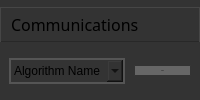
         <widget class="QWidget" name="commsWindow" native="true">
          <property name="maximumSize">
           <size>
            <width>999999</width>
            <height>500</height>
           </size>
          </property>
          <property name="styleSheet">
           <string notr="true">QWidget {
	background: rgb(51, 51, 51);
	border-style:solid;
	border-width: 1px;
	border-color: rgb(51, 51, 51);
	padding: 9px;
border-image: none;
}

</string>
          </property>
          <layout class="QVBoxLayout" name="commsWindowLayout">
           <property name="spacing">
            <number>0</number>
           </property>
           <property name="leftMargin">
            <number>0</number>
           </property>
           <property name="topMargin">
            <number>0</number>
           </property>
           <property name="rightMargin">
            <number>0</number>
           </property>
           <property name="bottomMargin">
            <number>0</number>
           </property>
           <item>
            <widget class="QWidget" name="commsTitleBar" native="true">
             <property name="minimumSize">
              <size>
               <width>0</width>
               <height>35</height>
              </size>
             </property>
             <property name="maximumSize">
              <size>
               <width>16777215</width>
               <height>35</height>
              </size>
             </property>
             <property name="styleSheet">
              <string notr="true">QWidget {
	border-color: rgb(85, 85, 85);
	padding: 2px;
	background: url(:/Resources/SubTitleBar.png);
border-color: rgb(70,70,70);
border-bottom-color:rgb(40,40,40);
}</string>
             </property>
             <layout class="QHBoxLayout" name="commsTItleBarLayout">
              <property name="spacing">
               <number>9</number>
              </property>
              <property name="leftMargin">
               <number>9</number>
              </property>
              <property name="topMargin">
               <number>4</number>
              </property>
              <property name="rightMargin">
               <number>4</number>
              </property>
              <property name="bottomMargin">
               <number>4</number>
              </property>
              <item>
               <widget class="QLabel" name="commsTitleLabel">
                <property name="font">
                 <font>
                  <family>AvenirLTStd</family>
                  <pointsize>-1</pointsize>
                 </font>
                </property>
                <property name="styleSheet">
                 <string notr="true">background: none;
border:none;</string>
                </property>
                <property name="frameShape">
                 <enum>QFrame::StyledPanel</enum>
                </property>
                <property name="text">
                 <string>&lt;html&gt;&lt;head/&gt;&lt;body&gt;&lt;p&gt;&lt;span style=&quot; font-size:12pt;&quot;&gt;Communications&lt;/span&gt;&lt;/p&gt;&lt;/body&gt;&lt;/html&gt;</string>
                </property>
               </widget>
              </item>
             </layout>
            </widget>
           </item>
           <item>
            <layout class="QGridLayout" name="commsContentLayout">
             <property name="leftMargin">
              <number>9</number>
             </property>
             <property name="topMargin">
              <number>9</number>
             </property>
             <property name="rightMargin">
              <number>9</number>
             </property>
             <property name="bottomMargin">
              <number>9</number>
             </property>
             <property name="spacing">
              <number>9</number>
             </property>
             <item row="0" column="0">
              <widget class="QComboBox" name="algorithmSelector">
               <property name="styleSheet">
                <string notr="true">border: 2px solid rgb(85, 85, 85);
border-radius: 0px;
padding: 3px;</string>
               </property>
               <property name="currentText">
                <string notr="true">Algorithm Name</string>
               </property>
               <item>
                <property name="text">
                 <string>Algorithm Name</string>
                </property>
               </item>
              </widget>
             </item>
             <item row="0" column="1">
              <widget class="QPushButton" name="commsSendButton">
               <property name="maximumSize">
                <size>
                 <width>200</width>
                 <height>16777215</height>
                </size>
               </property>
               <property name="font">
                <font>
                 <family>AvenirLTStd</family>
                 <pointsize>-1</pointsize>
                </font>
               </property>
               <property name="styleSheet">
                <string notr="true">QPushButton{
	background-color: rgb(102, 102, 102);
	border-radius: 1px;
	padding: 3px;
}

QPushButton:hover:!pressed {
    background-color: qlineargradient(x1: 0, y1: 0, x2: 0, y2: 1,
                                      stop: 0 rgb(90, 90, 90), stop: 1 rgb(130, 130, 130));
}

QPushButton:pressed {
	background-color: qlineargradient(x1: 0, y1: 0, x2: 0, y2: 1,
                                      stop: 0 rgb(50, 50, 50), stop: 1 rgb(90, 90, 90));
}</string>
               </property>
               <property name="text">
                <string>Send</string>
               </property>
               <property name="checkable">
                <bool>true</bool>
               </property>
               <property name="autoDefault">
                <bool>true</bool>
               </property>
               <property name="default">
                <bool>true</bool>
               </property>
              </widget>
             </item>
            </layout>
           </item>
          </layout>
         </widget>
